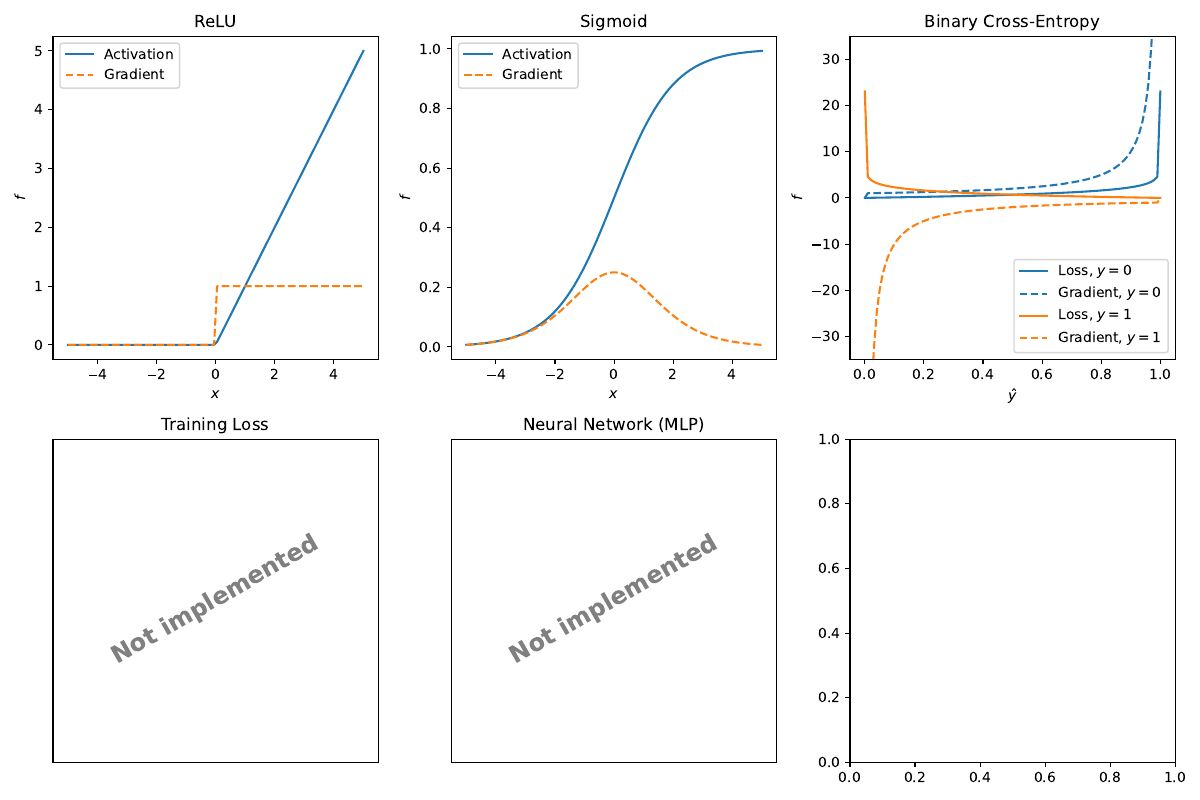

Python code for this plot:
#!/usr/bin/env python
# -*- coding: utf-8 -*-

"""
COMP0088 lab exercises for week 5.

Add your code as specified below.

A simple test driver is included in this script. Call it at the command line like this:

  $ python week_5.py

A 6-panel figure, `week_5.pdf`, will be generated so you can check it's doing what you
want. You should not need to edit the driver code, though you can if you wish.
"""

import sys
import os
import os.path
import argparse
import pprint
from time import perf_counter

import numpy as np
import numpy.random
import matplotlib
import matplotlib.pyplot as plt
import pandas as pd

import utils


# ADD YOUR CODE BELOW

# -- Question 1 --

def relu(z):
    """
    Rectified linear unit activation function.

    # Arguments
        z: a single number or numpy array

    # Returns
        r: a number or numpy array of the same dimensions
            as the input value, giving the ReLU of
            of each input value
    """
    def reluFunc(z):
        if z > 0:
            return z
        else:
            return 0

    return np.array(list(map(reluFunc, z)))


def d_relu(z):
    """
    Gradient of the ReLU function

    # Arguments
        z: a single number or numpy array

    # Returns
        r: a number or numpy array of the same dimensions
            as the input value, giving the gradient
            of the ReLU function at each input value
    """
    def d_reluFunc(z):
        if z > 0:
            return 1
        else:
            return 0
        
    return np.array(list(map(d_reluFunc, z)))


def sigmoid(z):
    """
    Sigmoid activation function.

    # Arguments
        z: a single number or numpy array

    # Returns
        r: a number or numpy array of the same dimensions
            as the input value, giving the sigmoid (logistic)
            output for each input value
    """
    return 1/(1+np.exp(-z))


def d_sigmoid(z):
    """
    Gradient of the sigmoid function

    # Arguments
        z: a single number or numpy array

    # Returns
        r: a number or numpy array of the same dimensions
            as the input value, giving the gradient
            of the sigmoid function at each input value
    """
    sig = sigmoid(z)
    return sig*(1-sig)


def binary_crossentropy_loss(y, y_hat, eps=1e-10):
    """
    Binary cross-entropy loss for predictions, given the
    true values.

    # Arguments:
        y: a numpy array of true binary labels.
        y_hat: a numpy array of predicted labels,
            as numbers in open interval (0, 1). must have
            the same number of entries as y, but not
            necessarily identical shape
        eps: a small offset to avoid numerical problems
            when predictions are very close to 0 or 1

    # Returns:
        loss: a numpy array of individual cross-entropy
            loss values for each prediction. will be
            the same shape as y_hat irrespective of the
            shape of y
    """

    return -(y*np.log(y_hat + eps) + (1-y)*np.log(1-y_hat + eps))


def d_binary_crossentropy_loss(y, y_hat, eps=1e-10):
    """
    Gradient of the cross-entropy loss for predictions, given the
    true values.

    # Arguments:
        y: a numpy array of true binary labels.
        y_hat: a numpy array of predicted labels,
            as numbers in open interval (0, 1). must have
            the same number of entries as y, but not
            necessarily identical shape
        eps: a small offset to avoid numerical problems
            when predictions are very close to 0 or 1

    # Returns:
        grad: a numpy array of individual cross-entropy
            gradient values for each prediction. will be
            the same shape as y_hat irrespective of the
            shape of y
    """
    return (y_hat - y)/((y_hat)*(1-y_hat) + eps)


# -- Question 2 --

def init_layer(fan_in, fan_out, act, rng):
    """
    Create a single neural network layer.

    # Arguments
        fan_in: the number of incoming connections
        fan_out: the number of outgoing connections
        act: name of the activation function for the
            layer, either "sigmoid" or "relu"
        rng: an instance of numpy.random.Generator
            from which to draw random numbers

    # Returns
        layer: a dict holding the layer contents, with
            keys 'W', 'b', 'shape' and 'act'.
            (See the coursework for full details.)
    """
    W = np.random.uniform(low = -np.sqrt(6/fan_in), high= np.sqrt(6/fan_in), size = (fan_in, fan_out))
    return None


def init_mlp(spec, rng):
    """
    Build a neural network according to the
    given specification.

    # Arguments
        spec: an iterable of tuples (fan_in, act)
            specifying the configuration of the network layers.
            there must be at least 2 elements; the last is only
            used to determine output size of the layer before,
            it does not create a layer of its own
        rng: an instance of numpy.random.Generator
            from which to draw random numbers

    # Returns
        mlp: a list of layer dicts
    """
    assert (len(spec) > 1)

    # TODO: implement this
    return None


# -- Question 3 --

def layer_forward(layer, X):
    """
    Run a forward pass of data through a layer, storing
    intermediate values in the layer dict.

    # Arguments
        layer: a layer dict as created by init_layer
        X: the input data to the layer, a matrix
            where the columns are features and the
            rows are samples. feature count must
            match the layer's fan_in

    # Returns
        A: the layer's output activations, a matrix where the
            columns are (fan_out) features and the rows are
            samples
    """
    assert (X.shape[-1] == layer['W'].shape[0])

    # TODO: implement this
    return None


def mlp_forward(mlp, X):
    """
    Run a forward pass through a whole neural net.

    # Arguments
        mlp: a list of layer dicts, as created by init_mlp
        X: the input data to the network, a matrix
            where the columns are features and the
            rows are samples. feature count must
            match the first layer's fan_in

    # Returns
        A: the output activations of the final network layer
    """
    # TODO: implement this
    return None


# -- Question 4 --

def layer_backward(layer, dA):
    """
    Run a backward pass of gradients through a layer, storing
    computed values in the layer dict. The forward pass must
    have been performed first.

    # Arguments
        layer: a layer dict as created by init_layer
        dA: the gradients of the loss with respect to the
            forward pass activations. a matrix the same shape
            as those previously computed activations.

    # Returns
        dX: the gradients of the loss with respect to the
            layer inputs from the forward pass
    """
    assert (dA.shape == layer['A'].shape)

    # TODO: implement this
    return None


def mlp_backward(mlp, d_loss):
    """
    Backpropagate gradients through the whole neural net.
    The forward pass must have been performed first.

    # Arguments
        mlp: a list of layer dicts, as created by init_mlp
        d_loss: the gradients of the loss at the final
            layer output, a matrix the same shape
            as previously computed activations.

    # Returns
        None
    """
    # TODO: implement this
    pass


# -- Question 5 --

def layer_update(layer, lr):
    """
    Update layer weights & biases according to the previously
    computed gradients. Forward and backward passes
    must both have been performed.

    # Arguments
        layer: a layer dict as created by init_layer
        lr: the learning rate

    # Returns
        None
    """
    # TODO: implement this
    pass


def mlp_update(mlp, lr):
    """
    Update all network weights & biases according to the
    previously computed gradients. Forward and backward passes
    must both have been performed.

    # Arguments
        mlp: a list of layer dicts, as created by init_mlp
        lr: the learning rate

    # Returns
        None
    """
    # TODO: implement this
    pass


# -- Question 6 --

def mlp_minibatch(mlp, X, y, lr):
    """
    Fit a neural network to a single mini-batch
    of training data.

    # Arguments
        mlp: a list of layer dicts, as created by init_mlp
        X: an array of sample data, where rows are samples
            and columns are features. feature dimension must
            match the input dimension of mlp.
        y: vector of binary class labels corresponding to the
            samples, must be same length as number of rows in X
        lr: the learning rate

    # Returns
        loss: the mean training loss over the minibatch
    """
    assert (X.shape[0] == len(y))
    assert (X.shape[-1] == mlp[0]['W'].shape[0])

    # TODO: implement this
    return None


def mlp_epoch(mlp, X, y, batch, lr, rng):
    """
    Fit a neural network for one epoch -- ie, a single
    pass through the data in minibatches of specified size.

    # Arguments
        mlp: a list of layer dicts, as created by init_mlp
        X: an array of sample data, where rows are samples
            and columns are features. feature dimension must
            match the input dimension of mlp.
        y: vector of binary class labels corresponding to the
            samples, must be same length as number of rows in X
        batch: the size of minibatches to train
        lr: the learning rate
        rng: an instance of numpy.random.Generator
            from which to draw random numbers

    # Returns
        loss: the mean training loss over the whole dataset    
    """
    # TODO: implement this
    return None


def mlp_train(mlp, X, y, batch, epochs, lr, rng):
    """
    Fit a neural network iteratively for multiple
    epochs.

    # Arguments
        mlp: a list of layer dicts, as created by init_mlp
        X: an array of sample data, where rows are samples
            and columns are features. feature dimension must
            match the input dimension of mlp.
        y: vector of binary class labels corresponding to the
            samples, must be same length as number of rows in X
        batch: the size of minibatches to train
        epochs: number of epochs to train
        lr: the learning rate
        rng: an instance of numpy.random.Generator
            from which to draw random numbers

    # Returns
        loss: a list of the mean training loss at each epoch    
    """
    # TODO: implement this
    return None


# -- Question 7 --

def mlp_predict(mlp, X, thresh=0.5):
    """
    Make class predictions from a neural network.

    # Arguments
        mlp: a list of layer dicts, as created by init_mlp
        X: an array of test data, where rows are samples
            and columns are features. feature dimension must
            match the input dimension of mlp.
        thresh: the decision threshold

    # Returns
        y_hat: a vector of predicted binary labels for X
    """
    # TODO: implement this
    return None


# TEST DRIVER

def process_args():
    ap = argparse.ArgumentParser(
        description='week 5 coursework script for COMP0088')
    ap.add_argument(
        '-s', '--seed', help='seed random number generator', type=int, default=None)
    ap.add_argument('-n', '--num_samples',
                    help='number of samples to use', type=int, default=50)
    ap.add_argument('-r', '--resolution',
                    help='grid sampling resolution for classification plots', type=int, default=20)
    ap.add_argument('-l', '--lr', help='learning rate',
                    type=float, default=1e-2)
    ap.add_argument('-e', '--epochs',
                    help='number of epochs to train', default=100, type=int)
    ap.add_argument('-b', '--batch',
                    help='minibatch size to train', default=1, type=int)
    ap.add_argument('-y', '--layers',
                    help='comma-sep list of hidden layer sizes', default='4,3')
    ap.add_argument(
        '-d', '--data', help='CSV file containing training data', default='week_3_data.csv')
    ap.add_argument('file', help='name of output file to produce',
                    nargs='?', default='week_5.pdf')
    return ap.parse_args()


if __name__ == '__main__':
    args = process_args()
    rng = numpy.random.default_rng(args.seed)

    LIMITS = (-5, 5)
    hidden = [int(x) for x in args.layers.split(',')]
    layers = ((2, 'relu'),) + tuple((int(x), 'relu')
                                    for x in hidden[:-1]) + ((hidden[-1], 'sigmoid'), (1, None))

    if True:
        print(f'loading data from {args.data}')
        df = pd.read_csv(args.data)
        X = df[['X1', 'X2']].values[:args.num_samples, :]
        y = df['Binary'].values[:args.num_samples]
    else:
        X, y = utils.random_sample(
            lambda z: z[:, 1] > 0, num_samples=args.num_samples, limits=LIMITS)

    fig = plt.figure(figsize=(12, 8))
    axs = fig.subplots(nrows=2, ncols=3)
    blue, orange = plt.cm.tab10.colors[:2]

    xx = np.linspace(-5, 5, 100)
    yy = np.linspace(0, 1, 100)
    y0 = np.zeros(100)
    y1 = np.ones(100)

    print('Q1: plotting relu')
    aa = relu(xx)
    dd = d_relu(xx)
    if (aa is None) and (dd is None):
        utils.plot_unimplemented(axs[0, 0], 'ReLU')
    else:
        if aa is not None:
            axs[0, 0].plot(xx, aa, color=blue, label='Activation')
        if dd is not None:
            axs[0, 0].plot(xx, dd, color=orange,
                           linestyle='dashed', label='Gradient')
        axs[0, 0].set_title('ReLU')
        axs[0, 0].set_xlabel('$x$')
        axs[0, 0].set_ylabel('$f$')
        axs[0, 0].legend()

    print('Q1: plotting sigmoid')
    aa = sigmoid(xx)
    dd = d_sigmoid(xx)
    if (aa is None) and (dd is None):
        utils.plot_unimplemented(axs[0, 1], 'Sigmoid')
    else:
        if aa is not None:
            axs[0, 1].plot(xx, aa, color=blue, label='Activation')
        if dd is not None:
            axs[0, 1].plot(xx, dd, color=orange,
                           linestyle='dashed', label='Gradient')
        axs[0, 1].set_title('Sigmoid')
        axs[0, 1].set_xlabel('$x$')
        axs[0, 1].set_ylabel('$f$')
        axs[0, 1].legend()

    print('Q1: plotting binary cross-entropy')
    ll0 = binary_crossentropy_loss(y0, yy)
    ll1 = binary_crossentropy_loss(y1, yy)
    dd0 = d_binary_crossentropy_loss(y0, yy)
    dd1 = d_binary_crossentropy_loss(y1, yy)

    if (ll0 is None) and (ll1 is None) and (dd0 is None) and (dd1 is None):
        utils.plot_unimplemented(axs[0, 2], 'Binary Cross-Entropy')
    else:
        if ll0 is not None:
            axs[0, 2].plot(yy, ll0, color=blue, label='Loss, $y=0$')
        if dd0 is not None:
            axs[0, 2].plot(yy, dd0, color=blue,
                           linestyle='dashed', label='Gradient, $y=0$')
        if ll1 is not None:
            axs[0, 2].plot(yy, ll1, color=orange, label='Loss, $y=1$')
        if dd1 is not None:
            axs[0, 2].plot(yy, dd1, color=orange,
                           linestyle='dashed', label='Gradient, $y=1$')
        axs[0, 2].set_title('Binary Cross-Entropy')
        axs[0, 2].set_xlabel('$\\hat{y}$')
        axs[0, 2].set_ylabel('$f$')
        axs[0, 2].set_ylim(-35, 35)
        axs[0, 2].legend(loc='lower right')

    print(f'Q2: initialising MLP with {len(layers)-1} layers')
    nn = init_mlp(layers, rng)
    if nn is None:
        print('Not implemented')
        utils.plot_unimplemented(axs[1, 0], 'Training Loss')
        utils.plot_unimplemented(axs[1, 1], 'Neural Network (MLP)')
    else:
        pprint.pprint([(layer['shape'], layer['act']) for layer in nn])
        print(f'Q3-6: training MLP for {args.epochs} epochs')
        t0 = perf_counter()
        loss = mlp_train(nn, X, y, args.batch, args.epochs, args.lr, rng)
        if loss is None:
            print('Not implemented')
            utils.plot_unimplemented(axs[1, 0], 'Training Loss')
            utils.plot_unimplemented(axs[1, 1], 'Neural Network (MLP)')
        else:
            print(f'time taken: {perf_counter()-t0:.2f} s')
            print('Q3-6: plotting loss')
            axs[1, 0].plot(loss)
            axs[1, 0].set_title('Training Loss')
            axs[1, 0].set_xlabel('Epoch')
            axs[1, 0].set_ylabel('Mean Binary Cross-Entropy')

            print('Q7: plotting fit')
            t0 = perf_counter()

            utils.plot_classification_map(axs[1, 1], lambda z: mlp_predict(nn, z), X, y,
                                          resolution=args.resolution, limits=LIMITS,
                                          title=f'{len(layers)-1}-Layer MLP')
            print(f'time taken: {perf_counter()-t0:.2f} s')

            print('Q7: plotting output activations')
            im = nn[-1]['A'].reshape((args.resolution, args.resolution))
            axs[1, 2].imshow(im.T, origin='lower',
                             extent=LIMITS * 2, cmap='Greens')
            axs[1, 2].set_title('Output Activations')
            axs[1, 2].set_xlabel('$x_1$')
            axs[1, 2].set_ylabel('$x_2$')

    fig.tight_layout(pad=1)
    fig.savefig(args.file)
    plt.close(fig)
